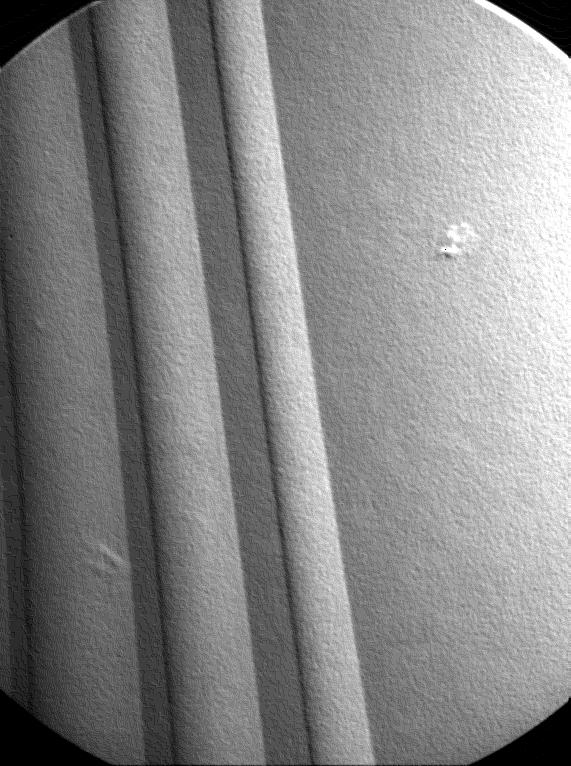
#> input picture original_imgs/point.jpg, 571 x 766 px
$ python img_segmentation.py
#> lines starting #> are read from the running program, lines starting #| are printed output that depends on the picture; after the words box and inside, x2 and y2 are one past the last pixel; in counts of white or black regions, pixels touching at a corner belong together
import numpy as np
import cv2
from matplotlib import pyplot as plt


def convolute(img):

    height=img.shape[0]
    width=img.shape[1]
    kernel=[[8 for i in range(3)] for j in range(3)]
    kernel[0][0]=-1
    kernel[1][0]=-1
    kernel[2][0]=-1
    kernel[0][2]=-1
    kernel[1][2]=-1
    kernel[2][2]=-1
    kernel[0][1]=-1
    kernel[2][1]=-1


    print(kernel)
    img_x=[[0 for j in range(width+2)] for i in range(height+2)]

    padded_img=[[0 for j in range(width+2)] for i in range(height+2)]
    for i in range(1,height+1):
        for j in range(1,width+1):
            padded_img[i][j]=img[i-1][j-1]

    for x in range(1,height+1):
        for y in range(1,width+1):
            topLeft=padded_img[x-1][y-1]*kernel[0][0]
            topRight=padded_img[x-1][y+1]*kernel[0][2]
            bottomLeft=padded_img[x+1][y-1]*kernel[2][0]
            bottomRight=padded_img[x+1][y+1]*kernel[2][2]
            middleLeft=padded_img[x][y-1]*kernel[1][0]
            middleRight=padded_img[x][y+1]*kernel[1][2]
            sameTop=padded_img[x-1][y]*kernel[0][1]
            sameBottom=padded_img[x+1][y]*kernel[2][1]
            same=padded_img[x][y]*kernel[1][1]
            val=topLeft+topRight+bottomLeft+bottomRight+middleLeft+middleRight+sameTop+sameBottom+same
            img_x[x][y]=val

    maxElement=abs(img_x[0][0])
    for i in range(1,height+1):
        for j in range(1,width+1):
            if abs(img_x[i][j])>maxElement:
                maxElement=abs(img_x[i][j])

    for i in range(1,height+1):
        for j in range(1,width+1):
            img_x[i][j]=abs(img_x[i][j])/maxElement
    return img_x


def detect_porosity(img,threshold):
    result_image = np.copy(img)
    porosity_pts=[]
    for i in range(2,len(img)-2):
       for j in range (2,len(img[0])-2):
           if img[i][j] > threshold:
               result_image[i][j] = 255
               porosity_pts.append((i-1,j-1))
           else :
               result_image[i][j] = 0
    result_image=result_image*255
    font = cv2.FONT_HERSHEY_SIMPLEX
    for pt in porosity_pts:
        cv2.putText(result_image,"("+str(pt[1])+","+str(pt[0])+")",(pt[1]+10,pt[0]+10),font,0.4,(255,255,255),2,cv2.LINE_AA)
    cv2.imwrite('task2.1.jpg' , np.asarray(result_image))


def segmentation(img):
    intensities = np.zeros(256)
    for i in range(len(img)):
       for j in range(len(img[0])):
           if img[i][j]>150:
               intensities[(img[i][j])]+=1

    plt.plot(intensities)

    for i in range(len(img)):
       for j in range(len(img[0])):
           if img[i][j] in (range(203,235)):
               img[i][j]=255
           else:
               img[i][j]=0
    cv2.imwrite('task2.2.jpg' , img)


threshold=0.4
img_matrix=cv2.imread('original_imgs/point.jpg',0)
#> img_matrix is the input picture: shape (766, 571); min 0, max 255, mean 134.3
img=convolute(img_matrix)
#> after the loop in convolute, `for i in range(1,height+1):`: padded_img = 768 items
#> in convolute, `maxElement=abs(img_x[0][0])`: maxElement = 0
#> after the loop in convolute, `for i in range(1,height+1):`: maxElement = 2025
#> img = 768 items
detect_porosity(img,threshold)
#> in detect_porosity, `result_image = np.copy(img)`:
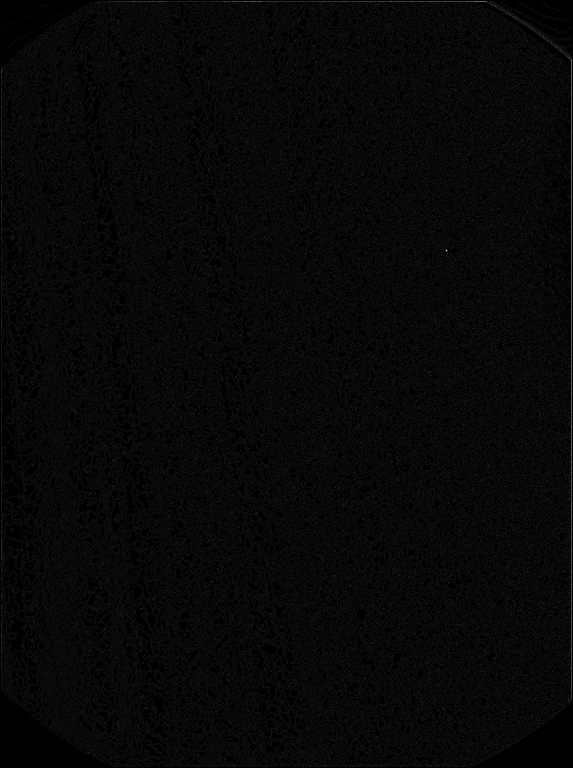
#> result_image: shape (768, 573) float64; min 0, max 1, mean 0.0314
#> after the loop in detect_porosity, `for i in range(2,len(img)-2):`: porosity_pts = [(249, 445)]
#> the loop in detect_porosity, `for pt in porosity_pts:` made 1 pass
#> after the loop in detect_porosity, `for pt in porosity_pts:`: result_image: shape (768, 573) float64; min 0, max 65025, mean 0.6

img_matrix=cv2.imread('original_imgs/segment.jpg',0)
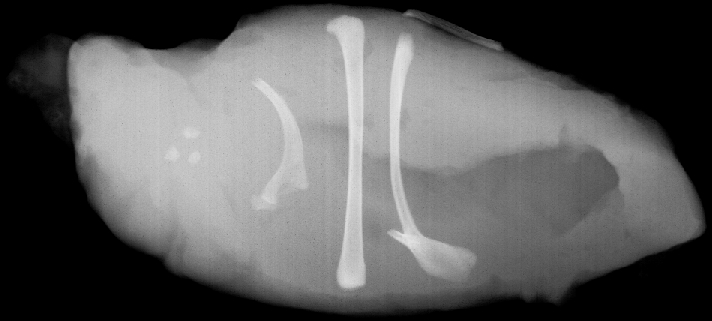
#> input picture original_imgs/segment.jpg, 712 x 321 px
#> img_matrix is the input picture: shape (321, 712); min 0, max 231, mean 92.5
segmentation(img_matrix)
#> after the loop in segmentation, `for i in range(len(img)):`: intensities = 256 values, max 1810 at index 191, min 0 at index 0, mean 283.7
#> after the loop in segmentation, `for i in range(len(img)):`:
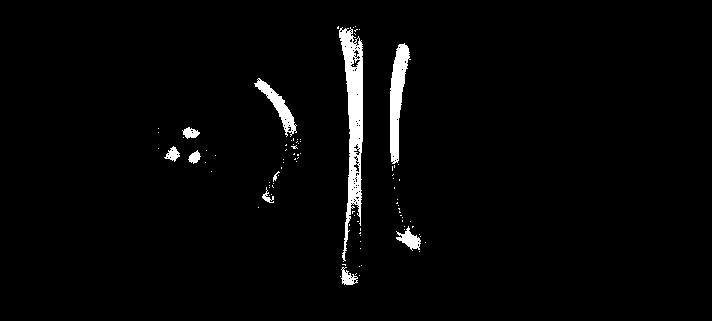
#> img: shape (321, 712); 2.5% white; 92 white regions (82 under 20 px), largest, box (x1, y1, x2, y2) and area: (339, 27, 363, 262) 2651, (390, 43, 411, 164) 1304, (254, 78, 297, 137) 658


topLeftCorner=[(180,126),(162,146),(187,150),(249,74),(335,20),(384,40)]
bottomRightCorner=[(201,139),(180,161),(201,163),(309,204),(370,289),(420,254)]


color_img=cv2.imread('task2.2.jpg')
#> color_img: shape (321, 712, 3); min 0, max 255, mean 6.3

for x,y in zip(topLeftCorner,bottomRightCorner):
    cv2.rectangle(color_img,x,y,(0,0,255),1)
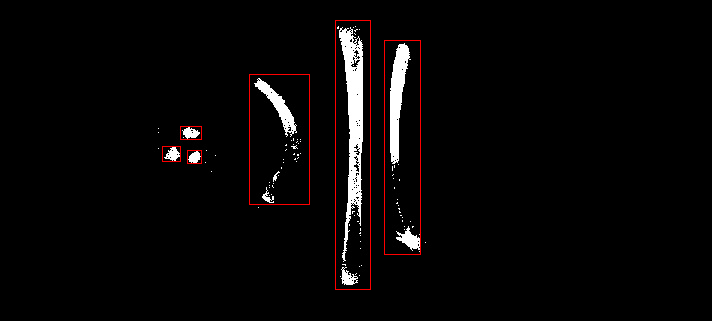
#> color_img: shape (321, 712, 3); mean B, G, R 6.3, 6.3, 8.2

cv2.imwrite("Bounding Box.jpg",color_img)
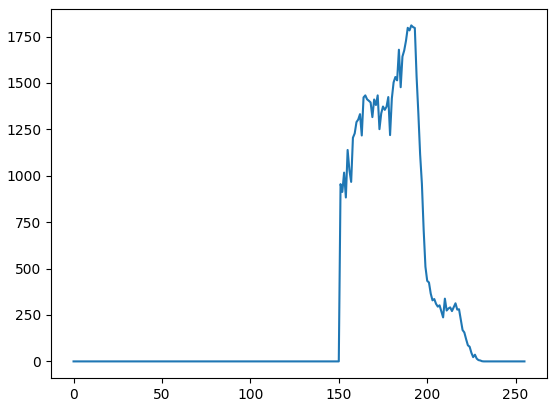
#> figure drawn by matplotlib, 1 panel; curve peaks at x = 191, y = 1810
